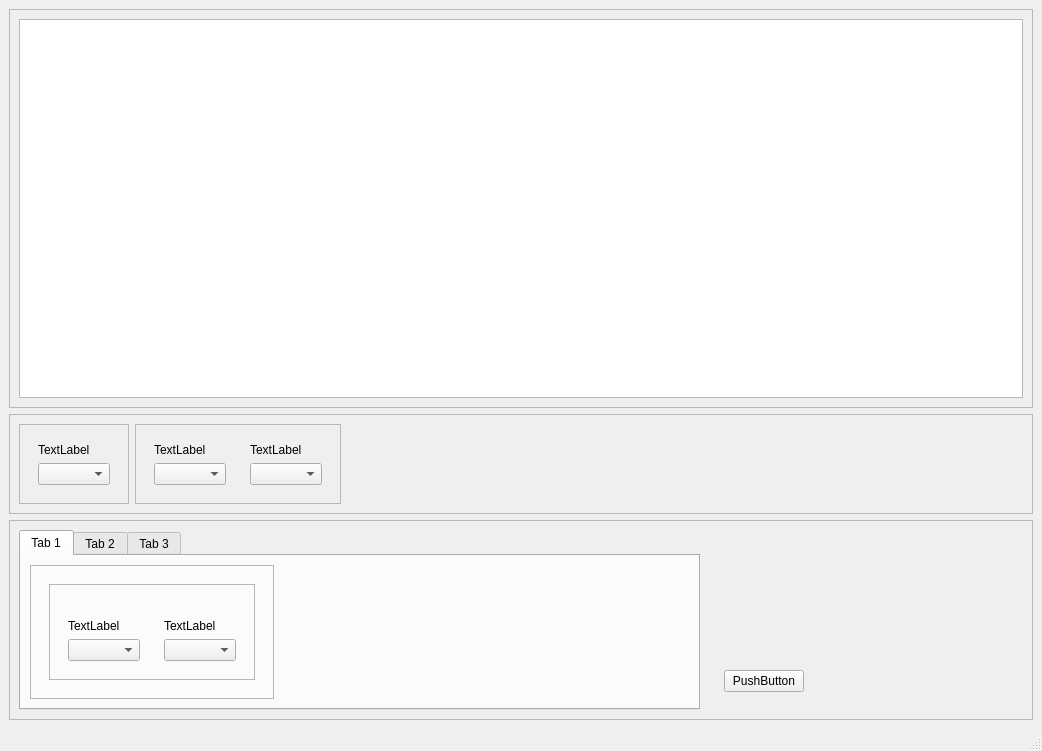
<?xml version="1.0" encoding="UTF-8"?>
<ui version="4.0">
 <class>MainWindow</class>
 <widget class="QMainWindow" name="MainWindow">
  <property name="geometry">
   <rect>
    <x>0</x>
    <y>0</y>
    <width>1042</width>
    <height>751</height>
   </rect>
  </property>
  <property name="windowTitle">
   <string>MainWindow</string>
  </property>
  <widget class="QWidget" name="centralwidget">
   <layout class="QVBoxLayout" name="verticalLayout_2">
    <item>
     <widget class="QFrame" name="frame_2">
      <property name="frameShape">
       <enum>QFrame::StyledPanel</enum>
      </property>
      <property name="frameShadow">
       <enum>QFrame::Raised</enum>
      </property>
      <layout class="QVBoxLayout" name="verticalLayout">
       <item>
        <widget class="QTreeView" name="templateDataTree"/>
       </item>
      </layout>
     </widget>
    </item>
    <item>
     <widget class="QFrame" name="frame_18">
      <property name="frameShape">
       <enum>QFrame::StyledPanel</enum>
      </property>
      <property name="frameShadow">
       <enum>QFrame::Raised</enum>
      </property>
      <layout class="QHBoxLayout" name="horizontalLayout_8">
       <item>
        <widget class="QFrame" name="frame_20">
         <property name="frameShape">
          <enum>QFrame::StyledPanel</enum>
         </property>
         <property name="frameShadow">
          <enum>QFrame::Raised</enum>
         </property>
         <layout class="QVBoxLayout" name="verticalLayout_16">
          <item>
           <widget class="QFrame" name="frame_17">
            <property name="frameShape">
             <enum>QFrame::NoFrame</enum>
            </property>
            <property name="frameShadow">
             <enum>QFrame::Raised</enum>
            </property>
            <layout class="QVBoxLayout" name="verticalLayout_15">
             <item>
              <widget class="QLabel" name="label_selected_measuringpoint">
               <property name="text">
                <string>TextLabel</string>
               </property>
              </widget>
             </item>
             <item>
              <widget class="QComboBox" name="comboBox_selected_measuringpoint"/>
             </item>
            </layout>
           </widget>
          </item>
         </layout>
        </widget>
       </item>
       <item>
        <widget class="QFrame" name="frame_19">
         <property name="frameShape">
          <enum>QFrame::StyledPanel</enum>
         </property>
         <property name="frameShadow">
          <enum>QFrame::Raised</enum>
         </property>
         <layout class="QHBoxLayout" name="horizontalLayout_11">
          <item>
           <widget class="QFrame" name="frame_4">
            <property name="enabled">
             <bool>true</bool>
            </property>
            <property name="frameShape">
             <enum>QFrame::NoFrame</enum>
            </property>
            <property name="frameShadow">
             <enum>QFrame::Raised</enum>
            </property>
            <property name="lineWidth">
             <number>1</number>
            </property>
            <layout class="QVBoxLayout" name="verticalLayout_5">
             <item>
              <widget class="QLabel" name="startTime_label">
               <property name="text">
                <string>TextLabel</string>
               </property>
              </widget>
             </item>
             <item>
              <widget class="QComboBox" name="startPeriod_comboBox"/>
             </item>
            </layout>
           </widget>
          </item>
          <item>
           <widget class="QFrame" name="frame_5">
            <property name="frameShape">
             <enum>QFrame::NoFrame</enum>
            </property>
            <property name="frameShadow">
             <enum>QFrame::Raised</enum>
            </property>
            <layout class="QVBoxLayout" name="verticalLayout_6">
             <item>
              <widget class="QLabel" name="endTime_label">
               <property name="text">
                <string>TextLabel</string>
               </property>
              </widget>
             </item>
             <item>
              <widget class="QComboBox" name="endPeriod_comboBox"/>
             </item>
            </layout>
           </widget>
          </item>
         </layout>
        </widget>
       </item>
       <item>
        <spacer name="horizontalSpacer_3">
         <property name="orientation">
          <enum>Qt::Horizontal</enum>
         </property>
         <property name="sizeHint" stdset="0">
          <size>
           <width>40</width>
           <height>20</height>
          </size>
         </property>
        </spacer>
       </item>
      </layout>
     </widget>
    </item>
    <item>
     <widget class="QFrame" name="frame">
      <property name="sizePolicy">
       <sizepolicy hsizetype="Preferred" vsizetype="Preferred">
        <horstretch>0</horstretch>
        <verstretch>0</verstretch>
       </sizepolicy>
      </property>
      <property name="minimumSize">
       <size>
        <width>0</width>
        <height>200</height>
       </size>
      </property>
      <property name="maximumSize">
       <size>
        <width>16777215</width>
        <height>200</height>
       </size>
      </property>
      <property name="frameShape">
       <enum>QFrame::StyledPanel</enum>
      </property>
      <property name="frameShadow">
       <enum>QFrame::Raised</enum>
      </property>
      <layout class="QHBoxLayout" name="horizontalLayout_5">
       <item>
        <widget class="QTabWidget" name="tabWidget">
         <property name="sizePolicy">
          <sizepolicy hsizetype="Preferred" vsizetype="Preferred">
           <horstretch>0</horstretch>
           <verstretch>0</verstretch>
          </sizepolicy>
         </property>
         <property name="currentIndex">
          <number>0</number>
         </property>
         <widget class="QWidget" name="tab_1">
          <attribute name="title">
           <string>Tab 1</string>
          </attribute>
          <layout class="QHBoxLayout" name="horizontalLayout">
           <item>
            <widget class="QFrame" name="frame_7">
             <property name="frameShape">
              <enum>QFrame::StyledPanel</enum>
             </property>
             <property name="frameShadow">
              <enum>QFrame::Raised</enum>
             </property>
             <layout class="QHBoxLayout" name="horizontalLayout_4">
              <item>
               <widget class="QFrame" name="frame_3">
                <property name="sizePolicy">
                 <sizepolicy hsizetype="Preferred" vsizetype="Preferred">
                  <horstretch>0</horstretch>
                  <verstretch>0</verstretch>
                 </sizepolicy>
                </property>
                <property name="frameShape">
                 <enum>QFrame::NoFrame</enum>
                </property>
                <property name="frameShadow">
                 <enum>QFrame::Raised</enum>
                </property>
                <layout class="QHBoxLayout" name="horizontalLayout_2">
                 <item>
                  <widget class="QFrame" name="frame_11">
                   <property name="frameShape">
                    <enum>QFrame::StyledPanel</enum>
                   </property>
                   <property name="frameShadow">
                    <enum>QFrame::Raised</enum>
                   </property>
                   <layout class="QHBoxLayout" name="horizontalLayout_7">
                    <item>
                     <widget class="QFrame" name="frame_12">
                      <property name="frameShape">
                       <enum>QFrame::NoFrame</enum>
                      </property>
                      <property name="frameShadow">
                       <enum>QFrame::Raised</enum>
                      </property>
                      <layout class="QVBoxLayout" name="verticalLayout_8">
                       <item>
                        <spacer name="verticalSpacer_6">
                         <property name="orientation">
                          <enum>Qt::Vertical</enum>
                         </property>
                         <property name="sizeHint" stdset="0">
                          <size>
                           <width>20</width>
                           <height>40</height>
                          </size>
                         </property>
                        </spacer>
                       </item>
                       <item>
                        <widget class="QLabel" name="measuringpointType_label">
                         <property name="text">
                          <string>TextLabel</string>
                         </property>
                        </widget>
                       </item>
                       <item>
                        <widget class="QComboBox" name="comboBox_measuringpoint_type"/>
                       </item>
                      </layout>
                     </widget>
                    </item>
                    <item>
                     <widget class="QFrame" name="frame_10">
                      <property name="frameShape">
                       <enum>QFrame::NoFrame</enum>
                      </property>
                      <property name="frameShadow">
                       <enum>QFrame::Raised</enum>
                      </property>
                      <layout class="QVBoxLayout" name="verticalLayout_7">
                       <item>
                        <spacer name="verticalSpacer_5">
                         <property name="orientation">
                          <enum>Qt::Vertical</enum>
                         </property>
                         <property name="sizeHint" stdset="0">
                          <size>
                           <width>20</width>
                           <height>40</height>
                          </size>
                         </property>
                        </spacer>
                       </item>
                       <item>
                        <widget class="QLabel" name="selectFlag_label">
                         <property name="text">
                          <string>TextLabel</string>
                         </property>
                        </widget>
                       </item>
                       <item>
                        <widget class="QComboBox" name="comboBox_select_flag"/>
                       </item>
                      </layout>
                     </widget>
                    </item>
                   </layout>
                  </widget>
                 </item>
                </layout>
               </widget>
              </item>
             </layout>
            </widget>
           </item>
           <item>
            <spacer name="horizontalSpacer_2">
             <property name="orientation">
              <enum>Qt::Horizontal</enum>
             </property>
             <property name="sizeHint" stdset="0">
              <size>
               <width>40</width>
               <height>20</height>
              </size>
             </property>
            </spacer>
           </item>
          </layout>
         </widget>
         <widget class="QWidget" name="tab_2">
          <attribute name="title">
           <string>Tab 2</string>
          </attribute>
          <layout class="QVBoxLayout" name="verticalLayout_14">
           <item>
            <widget class="QFrame" name="frame_16">
             <property name="frameShape">
              <enum>QFrame::StyledPanel</enum>
             </property>
             <property name="frameShadow">
              <enum>QFrame::Raised</enum>
             </property>
             <layout class="QHBoxLayout" name="horizontalLayout_9">
              <item>
               <widget class="QFrame" name="frame_6">
                <property name="frameShape">
                 <enum>QFrame::StyledPanel</enum>
                </property>
                <property name="frameShadow">
                 <enum>QFrame::Raised</enum>
                </property>
                <layout class="QVBoxLayout" name="verticalLayout_4">
                 <item>
                  <widget class="QCheckBox" name="checkBox_save_a_plus">
                   <property name="text">
                    <string>CheckBox</string>
                   </property>
                  </widget>
                 </item>
                 <item>
                  <spacer name="verticalSpacer_2">
                   <property name="orientation">
                    <enum>Qt::Vertical</enum>
                   </property>
                   <property name="sizeHint" stdset="0">
                    <size>
                     <width>20</width>
                     <height>40</height>
                    </size>
                   </property>
                  </spacer>
                 </item>
                 <item>
                  <widget class="QLabel" name="label_a_plus">
                   <property name="text">
                    <string>TextLabel</string>
                   </property>
                  </widget>
                 </item>
                 <item>
                  <widget class="QLineEdit" name="lineEdit_a_plus"/>
                 </item>
                </layout>
               </widget>
              </item>
              <item>
               <widget class="QFrame" name="frame_14">
                <property name="frameShape">
                 <enum>QFrame::StyledPanel</enum>
                </property>
                <property name="frameShadow">
                 <enum>QFrame::Raised</enum>
                </property>
                <layout class="QVBoxLayout" name="verticalLayout_9">
                 <item>
                  <widget class="QCheckBox" name="checkBox_save_a_minus">
                   <property name="text">
                    <string>CheckBox</string>
                   </property>
                  </widget>
                 </item>
                 <item>
                  <spacer name="verticalSpacer_7">
                   <property name="orientation">
                    <enum>Qt::Vertical</enum>
                   </property>
                   <property name="sizeHint" stdset="0">
                    <size>
                     <width>20</width>
                     <height>40</height>
                    </size>
                   </property>
                  </spacer>
                 </item>
                 <item>
                  <widget class="QLabel" name="label_a_minus">
                   <property name="text">
                    <string>TextLabel</string>
                   </property>
                  </widget>
                 </item>
                 <item>
                  <widget class="QLineEdit" name="lineEdit_a_minus"/>
                 </item>
                </layout>
               </widget>
              </item>
              <item>
               <widget class="QFrame" name="frame_15">
                <property name="frameShape">
                 <enum>QFrame::StyledPanel</enum>
                </property>
                <property name="frameShadow">
                 <enum>QFrame::Raised</enum>
                </property>
                <layout class="QVBoxLayout" name="verticalLayout_12">
                 <item>
                  <widget class="QCheckBox" name="checkBox_save_r_plus">
                   <property name="text">
                    <string>CheckBox</string>
                   </property>
                  </widget>
                 </item>
                 <item>
                  <spacer name="verticalSpacer_8">
                   <property name="orientation">
                    <enum>Qt::Vertical</enum>
                   </property>
                   <property name="sizeHint" stdset="0">
                    <size>
                     <width>20</width>
                     <height>40</height>
                    </size>
                   </property>
                  </spacer>
                 </item>
                 <item>
                  <widget class="QLabel" name="label_r_plus">
                   <property name="text">
                    <string>TextLabel</string>
                   </property>
                  </widget>
                 </item>
                 <item>
                  <widget class="QLineEdit" name="lineEdit_r_plus"/>
                 </item>
                </layout>
               </widget>
              </item>
              <item>
               <widget class="QFrame" name="frame_13">
                <property name="frameShape">
                 <enum>QFrame::StyledPanel</enum>
                </property>
                <property name="frameShadow">
                 <enum>QFrame::Raised</enum>
                </property>
                <layout class="QVBoxLayout" name="verticalLayout_13">
                 <item>
                  <widget class="QCheckBox" name="checkBox_save_r_minus">
                   <property name="text">
                    <string>CheckBox</string>
                   </property>
                  </widget>
                 </item>
                 <item>
                  <spacer name="verticalSpacer_9">
                   <property name="orientation">
                    <enum>Qt::Vertical</enum>
                   </property>
                   <property name="sizeHint" stdset="0">
                    <size>
                     <width>20</width>
                     <height>40</height>
                    </size>
                   </property>
                  </spacer>
                 </item>
                 <item>
                  <widget class="QLabel" name="label_r_minus">
                   <property name="text">
                    <string>TextLabel</string>
                   </property>
                  </widget>
                 </item>
                 <item>
                  <widget class="QLineEdit" name="lineEdit_r_minus"/>
                 </item>
                </layout>
               </widget>
              </item>
             </layout>
            </widget>
           </item>
          </layout>
         </widget>
         <widget class="QWidget" name="tab_3">
          <attribute name="title">
           <string>Tab 3</string>
          </attribute>
          <layout class="QHBoxLayout" name="horizontalLayout_10">
           <item>
            <widget class="QFrame" name="frame_21">
             <property name="frameShape">
              <enum>QFrame::StyledPanel</enum>
             </property>
             <property name="frameShadow">
              <enum>QFrame::Raised</enum>
             </property>
             <layout class="QHBoxLayout" name="horizontalLayout_12">
              <item>
               <widget class="QFrame" name="frame_22">
                <property name="frameShape">
                 <enum>QFrame::NoFrame</enum>
                </property>
                <property name="frameShadow">
                 <enum>QFrame::Raised</enum>
                </property>
                <layout class="QVBoxLayout" name="verticalLayout_10">
                 <item>
                  <widget class="QPushButton" name="pushButton_A_change">
                   <property name="text">
                    <string>PushButton</string>
                   </property>
                  </widget>
                 </item>
                </layout>
               </widget>
              </item>
              <item>
               <widget class="QFrame" name="frame_23">
                <property name="frameShape">
                 <enum>QFrame::NoFrame</enum>
                </property>
                <property name="frameShadow">
                 <enum>QFrame::Raised</enum>
                </property>
                <layout class="QVBoxLayout" name="verticalLayout_11">
                 <item>
                  <widget class="QPushButton" name="pushButton_R_change">
                   <property name="text">
                    <string>PushButton</string>
                   </property>
                  </widget>
                 </item>
                </layout>
               </widget>
              </item>
              <item>
               <spacer name="horizontalSpacer_4">
                <property name="orientation">
                 <enum>Qt::Horizontal</enum>
                </property>
                <property name="sizeHint" stdset="0">
                 <size>
                  <width>437</width>
                  <height>20</height>
                 </size>
                </property>
               </spacer>
              </item>
             </layout>
            </widget>
           </item>
          </layout>
         </widget>
        </widget>
       </item>
       <item>
        <widget class="QFrame" name="frame_8">
         <property name="sizePolicy">
          <sizepolicy hsizetype="Expanding" vsizetype="Expanding">
           <horstretch>0</horstretch>
           <verstretch>0</verstretch>
          </sizepolicy>
         </property>
         <property name="frameShape">
          <enum>QFrame::NoFrame</enum>
         </property>
         <property name="frameShadow">
          <enum>QFrame::Raised</enum>
         </property>
         <layout class="QHBoxLayout" name="horizontalLayout_6">
          <item>
           <widget class="QFrame" name="frame_9">
            <property name="frameShape">
             <enum>QFrame::NoFrame</enum>
            </property>
            <property name="frameShadow">
             <enum>QFrame::Raised</enum>
            </property>
            <layout class="QVBoxLayout" name="verticalLayout_3">
             <item>
              <spacer name="verticalSpacer">
               <property name="orientation">
                <enum>Qt::Vertical</enum>
               </property>
               <property name="sizeHint" stdset="0">
                <size>
                 <width>20</width>
                 <height>40</height>
                </size>
               </property>
              </spacer>
             </item>
             <item>
              <widget class="QPushButton" name="pushButton_apply">
               <property name="text">
                <string>PushButton</string>
               </property>
              </widget>
             </item>
            </layout>
           </widget>
          </item>
          <item>
           <spacer name="horizontalSpacer">
            <property name="orientation">
             <enum>Qt::Horizontal</enum>
            </property>
            <property name="sizeHint" stdset="0">
             <size>
              <width>40</width>
              <height>20</height>
             </size>
            </property>
           </spacer>
          </item>
         </layout>
        </widget>
       </item>
      </layout>
     </widget>
    </item>
   </layout>
  </widget>
  <widget class="QMenuBar" name="menubar">
   <property name="geometry">
    <rect>
     <x>0</x>
     <y>0</y>
     <width>1042</width>
     <height>22</height>
    </rect>
   </property>
  </widget>
  <widget class="QStatusBar" name="statusbar"/>
 </widget>
 <resources/>
 <connections/>
</ui>
